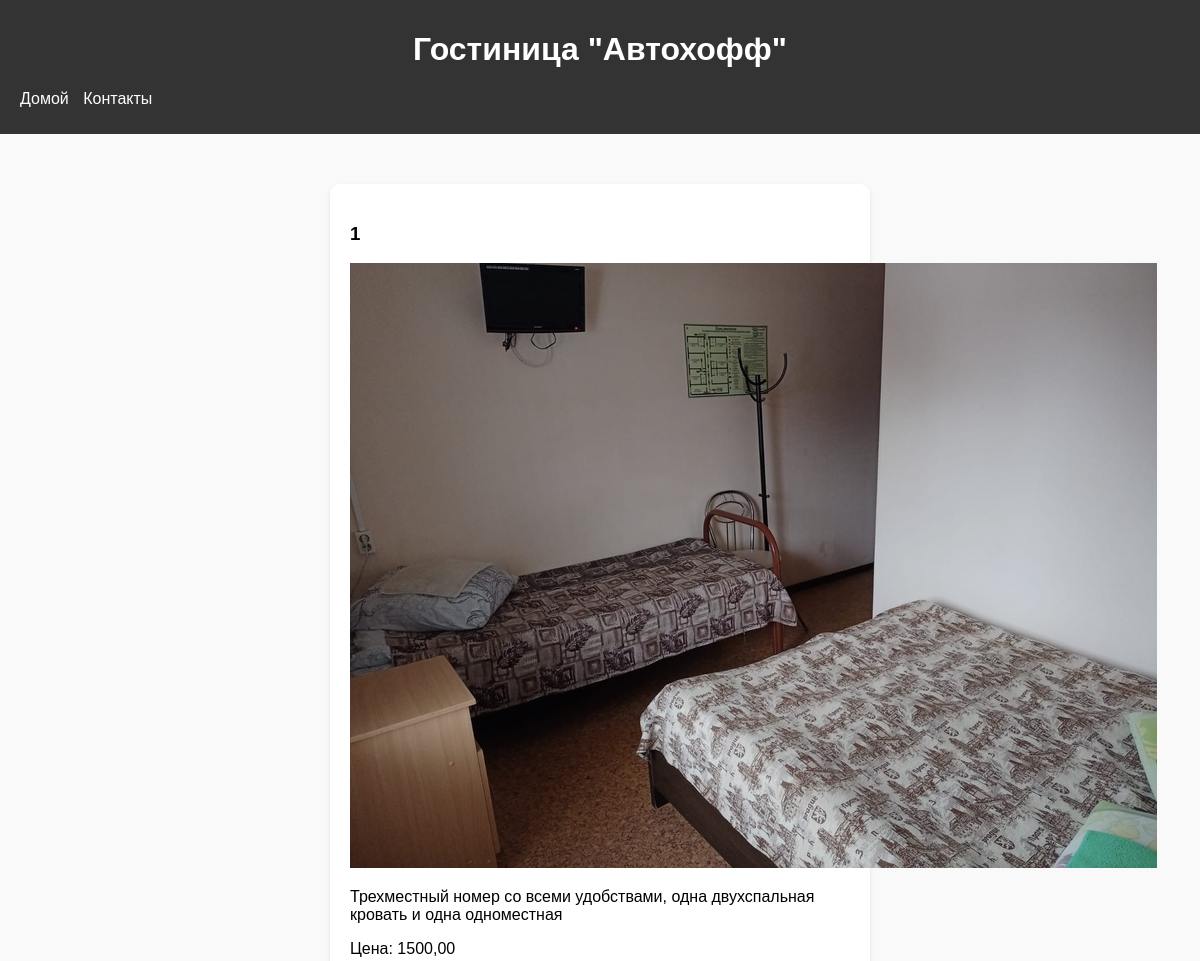
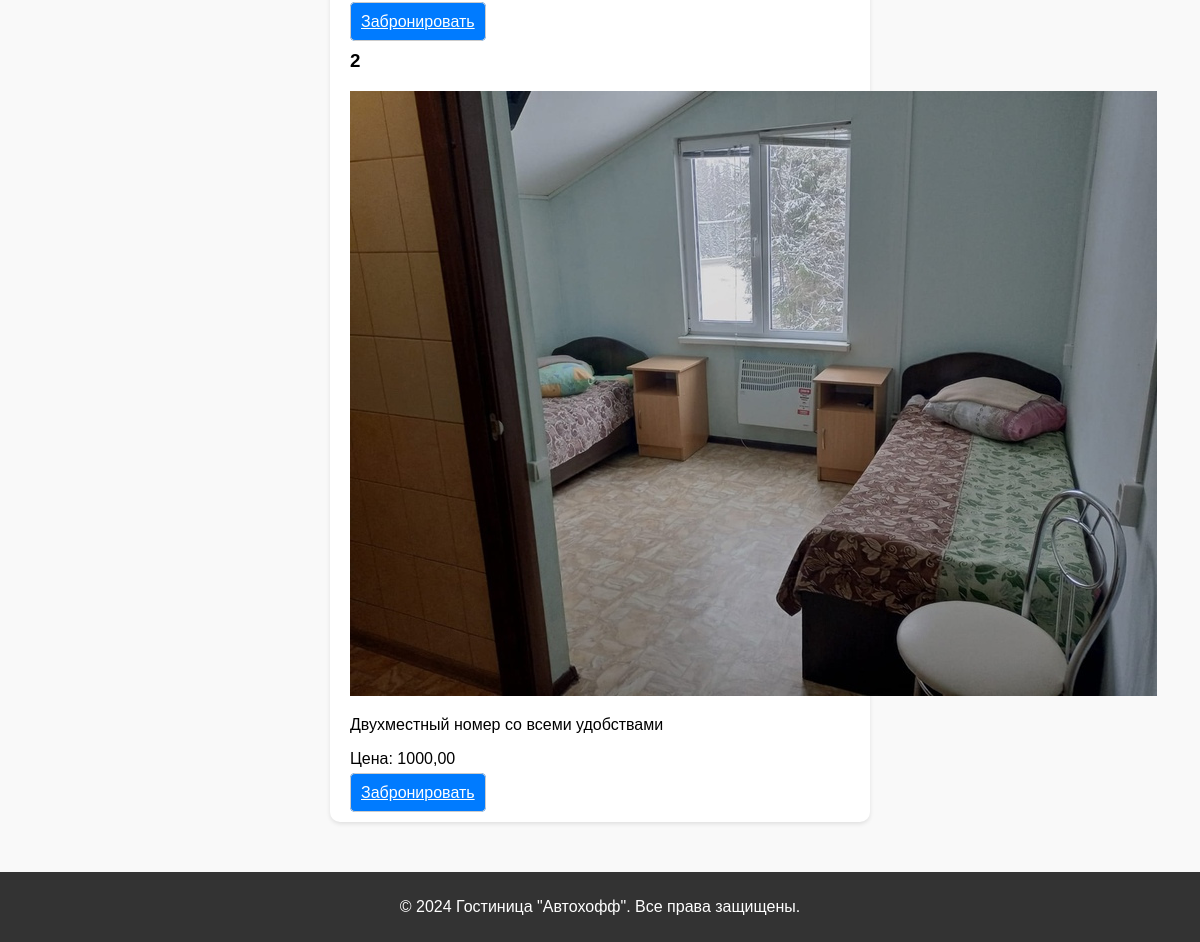
/rooms/, run on the app's committed database (2 pictures, top to bottom).
### cafe/models.py (models this page shows, shortened)
class Room(models.Model):
    room_number = models.CharField(max_length=50, null=True)
    room_type = models.CharField(max_length=50, null=True)
    price_per_night = models.DecimalField(max_digits=10, decimal_places=2, null=True)
    amenities = models.TextField(default='Нет информации')
    image = models.ImageField(upload_to='room_images/', null=True)

### cafe/views.py (the view)
# urls.py: path('rooms/', views.rooms, name='rooms'),
def rooms(request):
    rooms = Room.objects.all()
    return render(request, 'rooms.html', {'rooms': rooms})

### cafe/templates/rooms.html (shortened to what this page needs)
<!DOCTYPE html>
<html lang="en">
<head>
</head>
<body>
    <header>
        <h1>Гостиница "Автохофф"</h1>
        <nav>
            <ul>
                <li><a href="{% url 'home' %}" class='head'>Домой</a></li>
                <li><a href="#" class='head'>Контакты</a></li>
            </ul>
        </nav>
    </header>
    <main>
        <section class="room-selection">
            <div class="container">
                <div class="row">
                {% for room in rooms %}
                <div class="col-md-4">
                <h3 class="card-title">{{ room.room_number }}</h3>
                <img src="{{ room.image.url }}" class="card-img-top" alt="{{ room.room_number }}">
                <div class="card-body">
                <p class="card-text">{{ room.amenities }}</p>
                <p>Цена: {{ room.price_per_night }}</p>
                {% if user.is_authenticated %}
                <form action="{% url 'book_room' %}" method="post">
                        {% csrf_token %}
                        <ul>
                        <label for="check_in_date">Дата заезда:</label>
                        <input type="date" id="check_in_date" name="check_in_date" required>
                        <label for="check_out_date">Дата выезда:</label>
                        <input type="date" id="check_out_date" name="check_out_date">
                        <label for="contact_info">Номер телефона:</label>
                        <input type="tel" id="contact_info" name="contact_info" pattern="[+]?[78][0-9]{10}" placeholder="Введите номер телефона" required>
                        <label for="user_name">ФИО проживающего:</label>
                        <input type="text" id="user_name" name="user_name" placeholder="Введите ФИО" required>
                        <input type="hidden" name="room" value="{{ room.id }}">
                        <button type="submit">Забронировать</button>
                        </ul>
                    </form>
                {% else %}
                <a href="{% url 'login' %}" class="button">Забронировать</a>
                {% endif %}
            </div>
        </div>
        </div>
                {% endfor %}
        </section>
    </main>
    <footer>
        <p>&copy; 2024 Гостиница "Автохофф". Все права защищены.</p>
    </footer>
</body>
</html>

### cafe/templates/rooms.html (style rules this page uses)
body { font-family: Arial, sans-serif; margin: 0; padding: 0; background-color: #f9f9f9; }
header { background-color: #333; color: #fff; padding: 10px 20px; }
nav ul { list-style-type: none; padding: 0; }
nav ul li { display: inline; margin-right: 10px; }
a.head { color: #fff; text-decoration: none; }
main { max-width: 800px; margin: 20px auto; padding: 0 20px; }
footer { background-color: #333; color: #fff; text-align: center; padding: 10px 0; }
.container { max-width: 500px; margin: 50px auto; padding: 20px; background-color: #fff; border-radius: 10px; box-shadow: 0 2px 4px rgba(0, 0, 0, 0.1); }
h1 { text-align: center; color: white; }
a.button { padding: 10px; border: 1px solid #ccc; border-radius: 5px; width: 100%; box-sizing: border-box; background-color: #007bff; color: white; cursor: pointer; }

### data on the page
Room: room_number "1", image (picture), amenities "Трехместный номер со всеми удобствами, одна двухспальная кровать и одна одноместная", price_per_night "1500,00"
Room: room_number "2", image (picture), amenities "Двухместный номер со всеми удобствами", price_per_night "1000,00"
